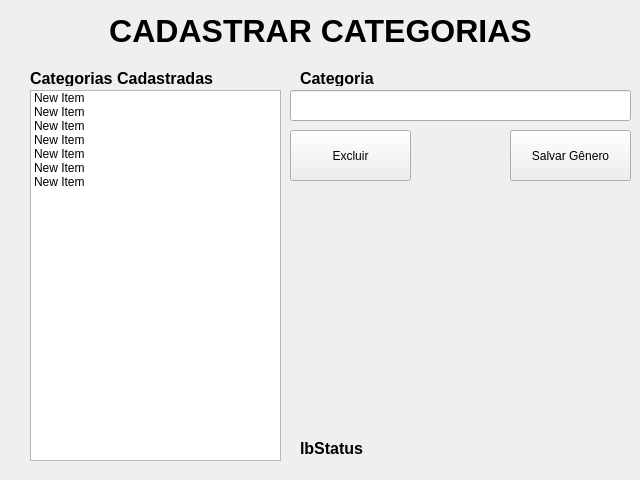
<?xml version="1.0" encoding="UTF-8"?>
<ui version="4.0">
 <class>Form</class>
 <widget class="QWidget" name="Form">
  <property name="windowModality">
   <enum>Qt::WindowModal</enum>
  </property>
  <property name="geometry">
   <rect>
    <x>0</x>
    <y>0</y>
    <width>640</width>
    <height>480</height>
   </rect>
  </property>
  <property name="maximumSize">
   <size>
    <width>640</width>
    <height>480</height>
   </size>
  </property>
  <property name="windowTitle">
   <string>Cadastro de Gêneros de Livros</string>
  </property>
  <widget class="QLabel" name="label">
   <property name="geometry">
    <rect>
     <x>20</x>
     <y>10</y>
     <width>601</width>
     <height>41</height>
    </rect>
   </property>
   <property name="font">
    <font>
     <pointsize>24</pointsize>
     <weight>75</weight>
     <bold>true</bold>
    </font>
   </property>
   <property name="text">
    <string>CADASTRAR CATEGORIAS</string>
   </property>
   <property name="alignment">
    <set>Qt::AlignCenter</set>
   </property>
  </widget>
  <widget class="QListWidget" name="lstCategorias">
   <property name="geometry">
    <rect>
     <x>30</x>
     <y>90</y>
     <width>251</width>
     <height>371</height>
    </rect>
   </property>
   <item>
    <property name="text">
     <string>New Item</string>
    </property>
   </item>
   <item>
    <property name="text">
     <string>New Item</string>
    </property>
   </item>
   <item>
    <property name="text">
     <string>New Item</string>
    </property>
   </item>
   <item>
    <property name="text">
     <string>New Item</string>
    </property>
   </item>
   <item>
    <property name="text">
     <string>New Item</string>
    </property>
   </item>
   <item>
    <property name="text">
     <string>New Item</string>
    </property>
   </item>
   <item>
    <property name="text">
     <string>New Item</string>
    </property>
   </item>
  </widget>
  <widget class="QPushButton" name="btSalvarCategoria">
   <property name="geometry">
    <rect>
     <x>510</x>
     <y>130</y>
     <width>121</width>
     <height>51</height>
    </rect>
   </property>
   <property name="autoFillBackground">
    <bool>true</bool>
   </property>
   <property name="text">
    <string>Salvar Gênero</string>
   </property>
   <property name="icon">
    <iconset>
     <normaloff>../../resources/icons/save_16dp_48752C.png</normaloff>../../resources/icons/save_16dp_48752C.png</iconset>
   </property>
   <property name="iconSize">
    <size>
     <width>24</width>
     <height>24</height>
    </size>
   </property>
  </widget>
  <widget class="QLineEdit" name="txtCategoria">
   <property name="geometry">
    <rect>
     <x>290</x>
     <y>90</y>
     <width>341</width>
     <height>31</height>
    </rect>
   </property>
   <property name="font">
    <font>
     <pointsize>12</pointsize>
    </font>
   </property>
  </widget>
  <widget class="QLabel" name="label_2">
   <property name="geometry">
    <rect>
     <x>300</x>
     <y>70</y>
     <width>121</width>
     <height>16</height>
    </rect>
   </property>
   <property name="font">
    <font>
     <pointsize>12</pointsize>
     <weight>75</weight>
     <bold>true</bold>
    </font>
   </property>
   <property name="text">
    <string>Categoria</string>
   </property>
  </widget>
  <widget class="QLabel" name="label_3">
   <property name="geometry">
    <rect>
     <x>30</x>
     <y>70</y>
     <width>241</width>
     <height>16</height>
    </rect>
   </property>
   <property name="font">
    <font>
     <pointsize>12</pointsize>
     <weight>75</weight>
     <bold>true</bold>
    </font>
   </property>
   <property name="text">
    <string>Categorias Cadastradas</string>
   </property>
  </widget>
  <widget class="QPushButton" name="btExcluirCategoria">
   <property name="geometry">
    <rect>
     <x>290</x>
     <y>130</y>
     <width>121</width>
     <height>51</height>
    </rect>
   </property>
   <property name="focusPolicy">
    <enum>Qt::StrongFocus</enum>
   </property>
   <property name="text">
    <string>Excluir</string>
   </property>
   <property name="icon">
    <iconset>
     <normaloff>../../resources/icons/delete_forever_16dp_BB271A.png</normaloff>../../resources/icons/delete_forever_16dp_BB271A.png</iconset>
   </property>
   <property name="iconSize">
    <size>
     <width>24</width>
     <height>24</height>
    </size>
   </property>
  </widget>
  <widget class="QLabel" name="lbStatus">
   <property name="geometry">
    <rect>
     <x>300</x>
     <y>440</y>
     <width>321</width>
     <height>16</height>
    </rect>
   </property>
   <property name="font">
    <font>
     <pointsize>12</pointsize>
     <weight>75</weight>
     <bold>true</bold>
    </font>
   </property>
   <property name="text">
    <string>lbStatus</string>
   </property>
  </widget>
 </widget>
 <resources/>
 <connections/>
</ui>
